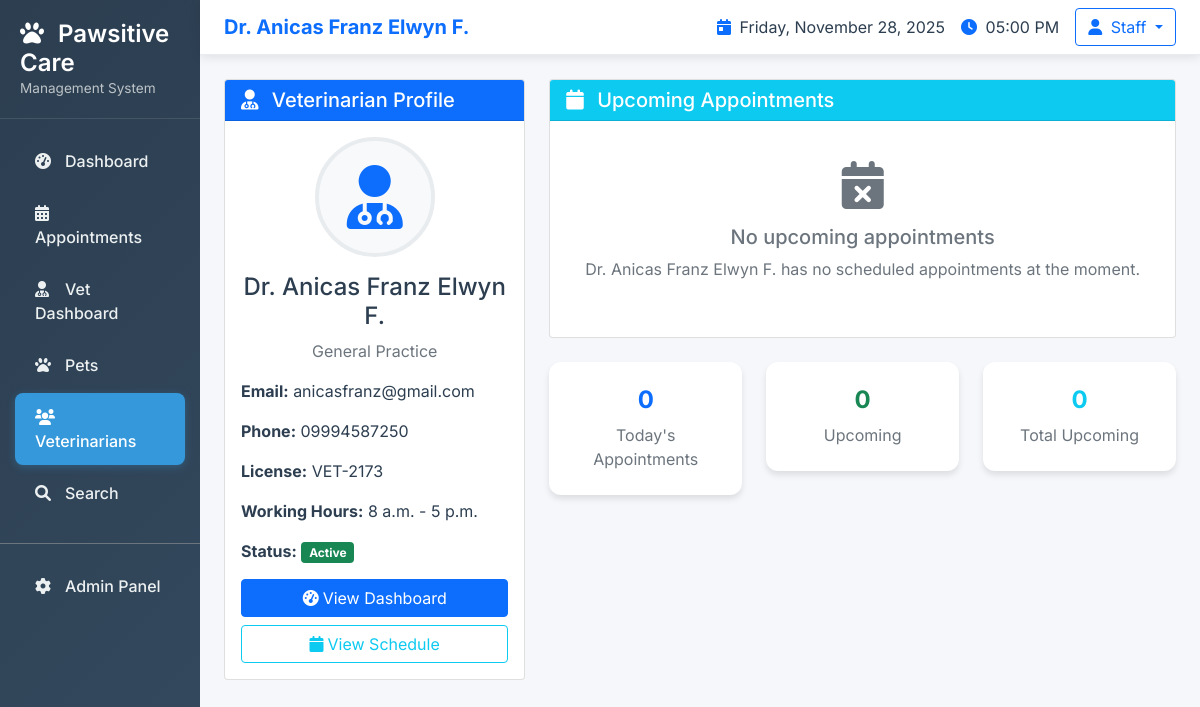
The app's page /vets/1/ with its own data.
### veterinary/models.py (models this page shows, shortened)
class BaseModel(models.Model):
    created_at = models.DateTimeField(auto_now_add=True)
    updated_at = models.DateTimeField(auto_now=True)
    class Meta:
        abstract = True

class Vet(BaseModel):
    SPECIALIZATION_CHOICES = [
        ('general', 'General Practice'),
        ('surgery', 'Surgery'),
        ('dentistry', 'Dentistry'),
        ('dermatology', 'Dermatology'),
        ('ophthalmology', 'Ophthalmology'),
        ('cardiology', 'Cardiology'),
        ('neurology', 'Neurology'),
        ('oncology', 'Oncology'),
        ('emergency', 'Emergency Care'),
    ]
    name = models.CharField(max_length=255)
    email = models.EmailField(unique=True)
    specialization = models.CharField(max_length=50, choices=SPECIALIZATION_CHOICES, default='general')
    phone = models.CharField(max_length=20, blank=True, null=True)
    license_number = models.CharField(max_length=50, blank=True, null=True)
    bio = models.TextField(blank=True, null=True)
    profile_picture = models.ImageField(upload_to='vet_profiles/', blank=True, null=True)
    is_active = models.BooleanField(default=True)
    working_hours_start = models.TimeField(default='08:00')
    working_hours_end = models.TimeField(default='17:00')
    class Meta:
        ordering = ['name']
        verbose_name = "Veterinarian"
        verbose_name_plural = "Veterinarians"
    @property
    def upcoming_appointments(self):
        return self.appointments.filter(
            date__gte=timezone.now(),
            status__in=['scheduled', 'confirmed']
        ).order_by('date')
    @property
    def todays_appointments(self):
        return self.appointments.filter(
            date__date=timezone.now().date(),
            status__in=['scheduled', 'confirmed']
        ).order_by('date')

### veterinary/views.py (the view)
# urls.py: path('vets/<int:pk>/', views.vet_detail, name='vet_detail'),
def vet_detail(request, pk):
    vet = get_object_or_404(Vet, pk=pk)
    upcoming_appointments = vet.upcoming_appointments.select_related('pet')[:10]
    context = {
        'vet': vet,
        'upcoming_appointments': upcoming_appointments,
    }
    return render(request, 'veterinary/vet_detail.html', context)

### veterinary/templates/veterinary/vet_detail.html (shortened to what this page needs)
{% extends 'veterinary/base.html' %}
{% block page_title %}Dr. {{ vet.name }}{% endblock %}
{% block content %}
<div class="row">
    <div class="col-lg-4">
        <div class="card mb-4">
            <div class="card-header bg-primary text-white">
                <h5 class="mb-0">
                    <i class="fas fa-user-md me-2"></i>
                    Veterinarian Profile
                </h5>
            </div>
            <div class="card-body text-center">
                <div class="vet-avatar mb-3">
                    <i class="fas fa-user-md fa-4x text-primary"></i>
                </div>
                <h4>Dr. {{ vet.name }}</h4>
                <p class="text-muted">{{ vet.get_specialization_display }}</p>
                <div class="vet-info text-start">
                    <p><strong>Email:</strong> {{ vet.email }}</p>
                    {% if vet.phone %}
                    <p><strong>Phone:</strong> {{ vet.phone }}</p>
                    {% endif %}
                    {% if vet.license_number %}
                    <p><strong>License:</strong> {{ vet.license_number }}</p>
                    {% endif %}
                    <p><strong>Working Hours:</strong> {{ vet.working_hours_start }} - {{ vet.working_hours_end }}</p>
                    <p><strong>Status:</strong>
                        {% if vet.is_active %}
                        <span class="badge bg-success">Active</span>
                        {% else %}
                        <span class="badge bg-secondary">Inactive</span>
                        {% endif %}
                    </p>
                </div>
                <div class="d-grid gap-2 mt-3">
                    <a href="{% url 'vet_dashboard_with_id' vet.pk %}" class="btn btn-primary">
                        <i class="fas fa-tachometer-alt me-1"></i>View Dashboard
                    </a>
                    <a href="{% url 'vet_schedule' vet.pk %}" class="btn btn-outline-info">
                        <i class="fas fa-calendar me-1"></i>View Schedule
                    </a>
                </div>
            </div>
        </div>
    </div>
    <div class="col-lg-8">
        <div class="card">
            <div class="card-header bg-info text-white">
                <h5 class="mb-0">
                    <i class="fas fa-calendar me-2"></i>
                    Upcoming Appointments
                </h5>
            </div>
            <div class="card-body">
                {% if upcoming_appointments %}
                    <div class="table-responsive">
                        <table class="table table-hover">
                            <thead class="table-light">
                                <tr>
                                    <th>Date & Time</th>
                                    <th>Pet</th>
                                    <th>Owner</th>
                                    <th>Reason</th>
                                    <th>Status</th>
                                    <th>Actions</th>
                                </tr>
                            </thead>
                            <tbody>
                                {% for appointment in upcoming_appointments %}
                                <tr>
                                    <td>
                                        <strong>{{ appointment.date|date:"M d, Y" }}</strong><br>
                                        <small class="text-muted">{{ appointment.date|time }}</small>
                                    </td>
                                    <td>
                                        <i class="fas fa-paw text-primary me-1"></i>
                                        {{ appointment.pet.name }}
                                    </td>
                                    <td>{{ appointment.pet.owner_name }}</td>
                                    <td>{{ appointment.reason }}</td>
                                    <td>
                                        <span class="badge {% if appointment.status == 'scheduled' %}bg-warning{% elif appointment.status == 'confirmed' %}bg-success{% else %}bg-secondary{% endif %}">
                                            {{ appointment.get_status_display }}
                                        </span>
                                    </td>
                                    <td>
                                        <a href="{% url 'appointment_detail' appointment.pk %}" class="btn btn-sm btn-outline-primary">
                                            View
                                        </a>
                                    </td>
                                </tr>
                                {% endfor %}
                            </tbody>
                        </table>
                    </div>
                {% else %}
                    <div class="text-center py-4">
                        <i class="fas fa-calendar-times fa-3x text-muted mb-3"></i>
                        <h5 class="text-muted">No upcoming appointments</h5>
                        <p class="text-muted">Dr. {{ vet.name }} has no scheduled appointments at the moment.</p>
                    </div>
                {% endif %}
            </div>
        </div>
        <div class="row mt-4">
            <div class="col-md-4">
                <div class="card stat-card border-primary">
                    <div class="card-body text-center">
                        <h4 class="fw-bold text-primary">{{ vet.todays_appointments.count }}</h4>
                        <p class="mb-0 text-muted">Today's Appointments</p>
                    </div>
                </div>
            </div>
            <div class="col-md-4">
                <div class="card stat-card border-success">
                    <div class="card-body text-center">
                        <h4 class="fw-bold text-success">{{ vet.upcoming_appointments.count }}</h4>
                        <p class="mb-0 text-muted">Upcoming</p>
                    </div>
                </div>
            </div>
            <div class="col-md-4">
                <div class="card stat-card border-info">
                    <div class="card-body text-center">
                        <h4 class="fw-bold text-info">{{ upcoming_appointments.count }}</h4>
                        <p class="mb-0 text-muted">Total Upcoming</p>
                    </div>
                </div>
            </div>
        </div>
    </div>
</div>
{% endblock %}

### veterinary/templates/veterinary/base.html (style rules this page uses)
:root { --primary: #3498db; --secondary: #2c3e50; --success: #27ae60; --info: #17a2b8; --warning: #f39c12; --danger: #e74c3c; --light: #f8f9fa; --dark: #343a40; }
body { font-family: 'Inter', sans-serif; background-color: #f5f7fa; color: #2c3e50; }
.stat-card { border: none; border-radius: 12px; box-shadow: 0 4px 6px rgba(0,0,0,0.1); transition: transform 0.3s ease, box-shadow 0.3s ease; overflow: hidden; }
.stat-card .card-body { padding: 1.5rem; }

### veterinary/templates/veterinary/vet_detail.html (style rules this page uses)
.vet-avatar { width: 120px; height: 120px; margin: 0 auto; background: #f8f9fa; border-radius: 50%; display: flex; align-items: center; justify-content: center; border: 4px solid #e9ecef; }

### records on screen
Vet: name "Anicas Franz Elwyn F.", specialization "General Practice", email "anicasfranz@gmail.com", phone "09994587250", license_number "VET-2173", working_hours_start "8 a.m.", working_hours_end "5 p.m.", todays_appointments.count "0", upcoming_appointments.count "0"

### other values on screen
{{ upcoming_appointments.count }} "0"
